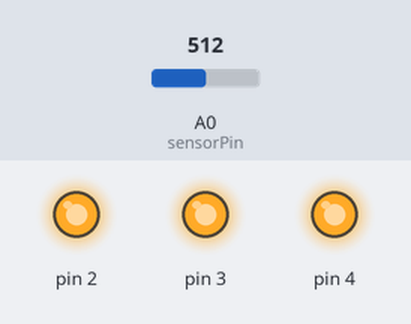
The sketch below on a simulated Arduino Uno, built with avr-gcc and run on an emulated ATmega328P. Parts: output pins drawn as LEDs (lit = HIGH). The inputs (shaded band) are chosen by the test bench; at power-on: A0 (sensorPin) = 512. What the sketch prints to the serial monitor is not drawn.

Above: at 1.2 s.
1.3 s: A0 (sensorPin) set to 180
3.3 s: A0 (sensorPin) set to 163
At 4.5 s:
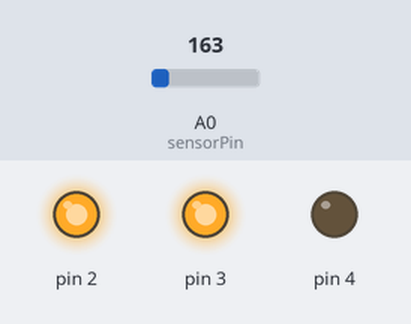
4.8 s: A0 (sensorPin) set to 122
At 5.7 s:
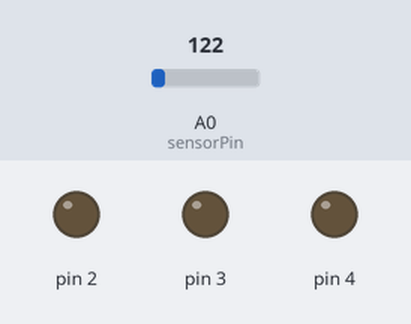
Timing chart, 0 to 7.8 s (numbered marks = the images above; inputs shaded):
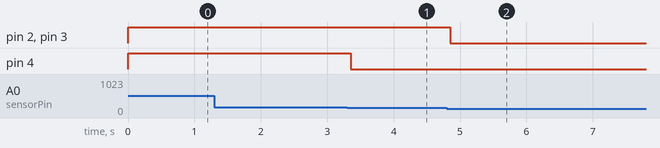

Measured:
- the behaviour switches between 164 and 163 on A0 (sensorPin) (found by bisection; images 0 and 1)
- after the input at 1.3 s, every drawn part: stays the same
- after the input at 3.3 s, pin 4: HIGH → LOW after 0.06 s
- after the input at 4.8 s, pin 2, pin 3: HIGH → LOW after 0.05 s

The sketch:

Project03.ino
```cpp
const int sensorPin = A0;
const float baselineTemp = 27.0; //The default temeprature that will be compared to


void setup()
{
	Serial.begin(9600);

	for (int pinNumber = 2; pinNumber < 5; pinNumber++) //Configuring the pins 2, 3, 4 to OUTPUT mode
	{
		pinMode(pinNumber, OUTPUT);
		digitalWrite(pinNumber, LOW);
	}
}

void loop()
{
	int sensorVal = analogRead(sensorPin); // Reading the sensor value

	Serial.print("Sensor value: ");
	Serial.print(sensorVal);

	float voltage = (sensorVal / 1024.0) * 5.0; // converting it to Voltage

	Serial.print(", Volts: ");
	Serial.print(voltage);

	Serial.print(", degrees C: ");

	float temperature = (voltage - .5) * 100;  //converting it to degress C

	Serial.print(temperature);

	// Comparing then lighting the LEDs

	if (temperature < baselineTemp)
	{
		digitalWrite(2, LOW);
		digitalWrite(3, LOW);
		digitalWrite(4, LOW);
	}
	else if (temperature >= baselineTemp + 1 && temperature < baselineTemp + 2)
	{
		digitalWrite(2, HIGH);
		digitalWrite(3, LOW);
		digitalWrite(4, LOW);
	}
	else if (temperature >= baselineTemp + 2 && temperature < baselineTemp + 3)
	{
		digitalWrite(2, HIGH);
		digitalWrite(3, HIGH);
		digitalWrite(4, LOW);
	}
	else if (temperature >= baselineTemp + 4)
	{
		digitalWrite(2, HIGH);
		digitalWrite(3, HIGH);
		digitalWrite(4, HIGH);
	}

	delay(1);
}
```
